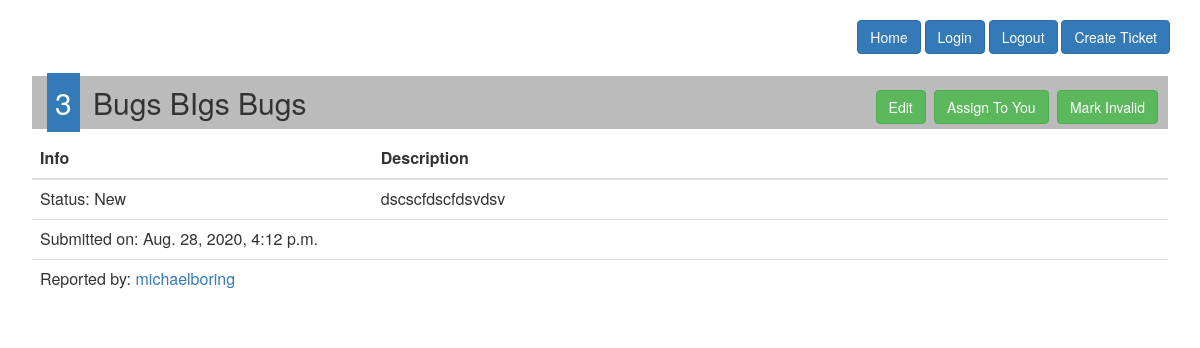
Before: /ticket/3/ with the older database file.
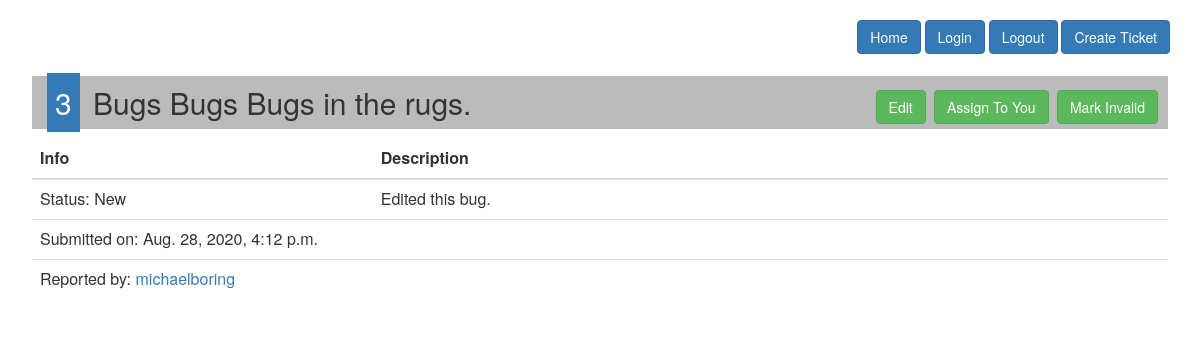
After: the same page with the newer database file.
### homepage/models.py (models this page shows, shortened)
class Ticket(models.Model):
    title = models.CharField(max_length=50)
    post_date = models.DateTimeField(default=timezone.now)
    description = models.TextField()
    user_filed = models.ForeignKey(newauthmodel, on_delete=models.CASCADE)
    status = models.CharField(max_length=50, default='New')
    user_assigned = models.CharField(max_length=50, blank=True, null=True)
    user_completed = models.CharField(max_length=50, blank=True, null=True)

### myuser/models.py (models this page shows)
class MyUser(AbstractUser):
    pass

### homepage/views.py (the view)
# urls.py: path('ticket/<int:ticket_id>/', ticket_detail_view, name="ticketview"),
def ticket_detail_view(request, ticket_id):
    my_ticket = Ticket.objects.filter(id=ticket_id).first()
    return render(request, "ticket_detail.html", {"ticket": my_ticket})

### templates/ticket_detail.html (shortened to what this page needs)
{% extends 'base.html' %} {% block content %}
<br />
<div align="right">
  <a href="/" class="btn btn-primary">Home</a>&nbsp;<a
    href="/login/"
    class="btn btn-primary"
    >Login</a
  >&nbsp;<a href="/logout/" class="btn btn-primary">Logout</a>&nbsp;<a
    href="/addticket/"
    class="btn btn-primary"
    >Create Ticket</a
  >
</div>
{% if not ticket %}
<h1>The ticket you are looking for does not exist.</h1>
{% else %}
<div class="card" style="padding: 2px">
  <h2 class="card-header" style="background-color: #bbb; padding: 10px">
    <span
      style="color: white; background-color: #337ab7; margin: 5px; padding: 8px"
      >{{ ticket.id }}</span
    >&nbsp;{{ ticket.title }}
    <span style="float: right">
      {% if ticket.status == "In Progress" %}
      <a class="btn btn-success" href="/ticket/{{ ticket.id }}/edit">Edit</a>
      <a class="btn btn-success" href="/ticket/{{ ticket.id }}/action/done"
        >Complete</a
      >
      <a class="btn btn-success" href="/ticket/{{ ticket.id }}/action/unassign"
        >Return Ticket</a
      >
      <a class="btn btn-success" href="/ticket/{{ ticket.id }}/action/invalid"
        >Mark Invalid</a
      >
      {% elif ticket.status == "Done" %}
      <a class="btn btn-success" href="/ticket/{{ ticket.id }}/action/reopen"
        >Reopen Ticket</a
      >
      {% elif ticket.status == "Invalid" %}
      <a class="btn btn-success" href="/ticket/{{ ticket.id }}/action/reopen"
        >Reopen Ticket</a
      >
      {% else %}
      <a class="btn btn-success" href="/ticket/{{ ticket.id }}/edit">Edit</a>
      <a class="btn btn-success" href="/ticket/{{ ticket.id }}/action/assign"
        >Assign To You</a
      >
      <a class="btn btn-success" href="/ticket/{{ ticket.id }}/action/invalid"
        >Mark Invalid</a
      >
      {% endif %}
    </span>
  </h2>
  <div class="card-body">
    <table class="table">
      <thead>
        <tr>
          <th scope="col" style="width: 30%">Info</th>
          <th scope="col">Description</th>
        </tr>
      </thead>
      <tbody>
        <tr>
          <td scope="row">Status: {{ ticket.status }}</td>
          <td>{{ ticket.description }}</td>
        </tr>
        <tr>
          <td scope="row">Submitted on: {{ ticket.post_date }}</td>
          <td></td>
        </tr>
        <tr>
          <td scope="row">
            Reported by:
            <a href="/user/{{ ticket.user_filed.id }}/"
              >{{ ticket.user_filed }}</a
            >
          </td>
          <td></td>
        </tr>
      </tbody>
    </table>
  </div>
</div>
{% endif %} {% endblock %}

Changed rows visible on the page:
changed Ticket "New": title "Bugs BIgs Bugs" → "Bugs Bugs Bugs in the rugs."; description "dscscfdscfdsvdsv" → "Edited this bug."
